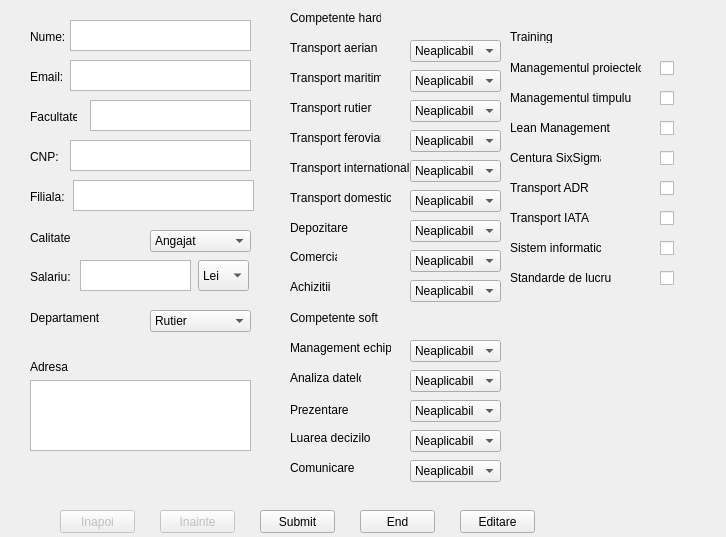
<?xml version="1.0" encoding="UTF-8"?>
<ui version="4.0">
 <class>personal</class>
 <widget class="QWidget" name="personal">
  <property name="geometry">
   <rect>
    <x>0</x>
    <y>0</y>
    <width>726</width>
    <height>537</height>
   </rect>
  </property>
  <property name="windowTitle">
   <string>Form</string>
  </property>
  <widget class="QWidget" name="widget" native="true">
   <property name="geometry">
    <rect>
     <x>0</x>
     <y>0</y>
     <width>731</width>
     <height>511</height>
    </rect>
   </property>
   <widget class="QLabel" name="label_2">
    <property name="geometry">
     <rect>
      <x>30</x>
      <y>30</y>
      <width>47</width>
      <height>13</height>
     </rect>
    </property>
    <property name="text">
     <string>Nume:</string>
    </property>
   </widget>
   <widget class="QLabel" name="label_3">
    <property name="geometry">
     <rect>
      <x>30</x>
      <y>70</y>
      <width>47</width>
      <height>13</height>
     </rect>
    </property>
    <property name="text">
     <string>Email:</string>
    </property>
   </widget>
   <widget class="QLabel" name="label_4">
    <property name="geometry">
     <rect>
      <x>30</x>
      <y>110</y>
      <width>47</width>
      <height>13</height>
     </rect>
    </property>
    <property name="text">
     <string>Facultate:</string>
    </property>
   </widget>
   <widget class="QLabel" name="label">
    <property name="geometry">
     <rect>
      <x>290</x>
      <y>310</y>
      <width>91</width>
      <height>16</height>
     </rect>
    </property>
    <property name="text">
     <string>Competente soft</string>
    </property>
   </widget>
   <widget class="QLabel" name="label_6">
    <property name="geometry">
     <rect>
      <x>290</x>
      <y>340</y>
      <width>101</width>
      <height>16</height>
     </rect>
    </property>
    <property name="text">
     <string>Management echipa</string>
    </property>
   </widget>
   <widget class="QLabel" name="label_7">
    <property name="geometry">
     <rect>
      <x>290</x>
      <y>370</y>
      <width>71</width>
      <height>16</height>
     </rect>
    </property>
    <property name="text">
     <string>Analiza datelor</string>
    </property>
   </widget>
   <widget class="QLabel" name="label_8">
    <property name="geometry">
     <rect>
      <x>290</x>
      <y>400</y>
      <width>61</width>
      <height>20</height>
     </rect>
    </property>
    <property name="text">
     <string>Prezentare</string>
    </property>
   </widget>
   <widget class="QLabel" name="label_9">
    <property name="geometry">
     <rect>
      <x>290</x>
      <y>430</y>
      <width>81</width>
      <height>16</height>
     </rect>
    </property>
    <property name="text">
     <string>Luarea decizilor</string>
    </property>
   </widget>
   <widget class="QLabel" name="label_10">
    <property name="geometry">
     <rect>
      <x>290</x>
      <y>460</y>
      <width>71</width>
      <height>16</height>
     </rect>
    </property>
    <property name="text">
     <string>Comunicare</string>
    </property>
   </widget>
   <widget class="QLabel" name="label_11">
    <property name="geometry">
     <rect>
      <x>290</x>
      <y>10</y>
      <width>91</width>
      <height>16</height>
     </rect>
    </property>
    <property name="text">
     <string>Competente hard</string>
    </property>
   </widget>
   <widget class="QLabel" name="label_12">
    <property name="geometry">
     <rect>
      <x>290</x>
      <y>40</y>
      <width>91</width>
      <height>16</height>
     </rect>
    </property>
    <property name="text">
     <string>Transport aerian</string>
    </property>
   </widget>
   <widget class="QLabel" name="label_13">
    <property name="geometry">
     <rect>
      <x>290</x>
      <y>70</y>
      <width>91</width>
      <height>16</height>
     </rect>
    </property>
    <property name="text">
     <string>Transport maritim</string>
    </property>
   </widget>
   <widget class="QLabel" name="label_14">
    <property name="geometry">
     <rect>
      <x>290</x>
      <y>100</y>
      <width>91</width>
      <height>16</height>
     </rect>
    </property>
    <property name="text">
     <string>Transport rutier</string>
    </property>
   </widget>
   <widget class="QLabel" name="label_15">
    <property name="geometry">
     <rect>
      <x>290</x>
      <y>130</y>
      <width>91</width>
      <height>16</height>
     </rect>
    </property>
    <property name="text">
     <string>Transport feroviar</string>
    </property>
   </widget>
   <widget class="QLabel" name="label_16">
    <property name="geometry">
     <rect>
      <x>290</x>
      <y>160</y>
      <width>121</width>
      <height>16</height>
     </rect>
    </property>
    <property name="text">
     <string>Transport international</string>
    </property>
   </widget>
   <widget class="QLabel" name="label_17">
    <property name="geometry">
     <rect>
      <x>290</x>
      <y>190</y>
      <width>101</width>
      <height>16</height>
     </rect>
    </property>
    <property name="text">
     <string>Transport domestic</string>
    </property>
   </widget>
   <widget class="QLabel" name="label_18">
    <property name="geometry">
     <rect>
      <x>290</x>
      <y>220</y>
      <width>61</width>
      <height>16</height>
     </rect>
    </property>
    <property name="text">
     <string>Depozitare</string>
    </property>
   </widget>
   <widget class="QLabel" name="label_19">
    <property name="geometry">
     <rect>
      <x>290</x>
      <y>250</y>
      <width>47</width>
      <height>13</height>
     </rect>
    </property>
    <property name="text">
     <string>Comercial</string>
    </property>
   </widget>
   <widget class="QLabel" name="label_20">
    <property name="geometry">
     <rect>
      <x>290</x>
      <y>280</y>
      <width>47</width>
      <height>13</height>
     </rect>
    </property>
    <property name="text">
     <string>Achizitii</string>
    </property>
   </widget>
   <widget class="QLabel" name="label_21">
    <property name="geometry">
     <rect>
      <x>510</x>
      <y>30</y>
      <width>47</width>
      <height>13</height>
     </rect>
    </property>
    <property name="text">
     <string>Training</string>
    </property>
   </widget>
   <widget class="QLabel" name="label_22">
    <property name="geometry">
     <rect>
      <x>510</x>
      <y>60</y>
      <width>131</width>
      <height>16</height>
     </rect>
    </property>
    <property name="text">
     <string>Managementul proiectelor</string>
    </property>
   </widget>
   <widget class="QLabel" name="label_23">
    <property name="geometry">
     <rect>
      <x>510</x>
      <y>90</y>
      <width>121</width>
      <height>16</height>
     </rect>
    </property>
    <property name="text">
     <string>Managementul timpului</string>
    </property>
   </widget>
   <widget class="QLabel" name="label_24">
    <property name="geometry">
     <rect>
      <x>510</x>
      <y>120</y>
      <width>101</width>
      <height>16</height>
     </rect>
    </property>
    <property name="text">
     <string>Lean Management</string>
    </property>
   </widget>
   <widget class="QLabel" name="label_25">
    <property name="geometry">
     <rect>
      <x>510</x>
      <y>150</y>
      <width>91</width>
      <height>16</height>
     </rect>
    </property>
    <property name="text">
     <string>Centura SixSigma</string>
    </property>
   </widget>
   <widget class="QLabel" name="label_26">
    <property name="geometry">
     <rect>
      <x>510</x>
      <y>180</y>
      <width>81</width>
      <height>16</height>
     </rect>
    </property>
    <property name="text">
     <string>Transport ADR</string>
    </property>
   </widget>
   <widget class="QLabel" name="label_27">
    <property name="geometry">
     <rect>
      <x>510</x>
      <y>210</y>
      <width>91</width>
      <height>16</height>
     </rect>
    </property>
    <property name="text">
     <string>Transport IATA</string>
    </property>
   </widget>
   <widget class="QLabel" name="label_28">
    <property name="geometry">
     <rect>
      <x>510</x>
      <y>240</y>
      <width>91</width>
      <height>16</height>
     </rect>
    </property>
    <property name="text">
     <string>Sistem informatic</string>
    </property>
   </widget>
   <widget class="QLabel" name="label_29">
    <property name="geometry">
     <rect>
      <x>510</x>
      <y>270</y>
      <width>101</width>
      <height>16</height>
     </rect>
    </property>
    <property name="text">
     <string>Standarde de lucru</string>
    </property>
   </widget>
   <widget class="QTextEdit" name="textEdit">
    <property name="geometry">
     <rect>
      <x>70</x>
      <y>20</y>
      <width>181</width>
      <height>31</height>
     </rect>
    </property>
   </widget>
   <widget class="QTextEdit" name="textEdit_2">
    <property name="geometry">
     <rect>
      <x>70</x>
      <y>60</y>
      <width>181</width>
      <height>31</height>
     </rect>
    </property>
   </widget>
   <widget class="QTextEdit" name="textEdit_3">
    <property name="geometry">
     <rect>
      <x>90</x>
      <y>100</y>
      <width>161</width>
      <height>31</height>
     </rect>
    </property>
   </widget>
   <widget class="QComboBox" name="comboBox">
    <property name="geometry">
     <rect>
      <x>410</x>
      <y>340</y>
      <width>91</width>
      <height>22</height>
     </rect>
    </property>
    <property name="currentIndex">
     <number>4</number>
    </property>
    <item>
     <property name="text">
      <string>Junior (10%)</string>
     </property>
    </item>
    <item>
     <property name="text">
      <string>Practicant (50%)</string>
     </property>
    </item>
    <item>
     <property name="text">
      <string>Senior (80%)</string>
     </property>
    </item>
    <item>
     <property name="text">
      <string>Maestru (100%)</string>
     </property>
    </item>
    <item>
     <property name="text">
      <string>Neaplicabil</string>
     </property>
    </item>
   </widget>
   <widget class="QComboBox" name="comboBox_2">
    <property name="geometry">
     <rect>
      <x>410</x>
      <y>370</y>
      <width>91</width>
      <height>22</height>
     </rect>
    </property>
    <property name="currentIndex">
     <number>4</number>
    </property>
    <item>
     <property name="text">
      <string>Junior (10%)</string>
     </property>
    </item>
    <item>
     <property name="text">
      <string>Practicant (50%)</string>
     </property>
    </item>
    <item>
     <property name="text">
      <string>Senior (80%)</string>
     </property>
    </item>
    <item>
     <property name="text">
      <string>Maestru (100%)</string>
     </property>
    </item>
    <item>
     <property name="text">
      <string>Neaplicabil</string>
     </property>
    </item>
   </widget>
   <widget class="QComboBox" name="comboBox_3">
    <property name="geometry">
     <rect>
      <x>410</x>
      <y>400</y>
      <width>91</width>
      <height>22</height>
     </rect>
    </property>
    <property name="currentIndex">
     <number>4</number>
    </property>
    <item>
     <property name="text">
      <string>Junior (10%)</string>
     </property>
    </item>
    <item>
     <property name="text">
      <string>Practicant (50%)</string>
     </property>
    </item>
    <item>
     <property name="text">
      <string>Senior (80%)</string>
     </property>
    </item>
    <item>
     <property name="text">
      <string>Maestru (100%)</string>
     </property>
    </item>
    <item>
     <property name="text">
      <string>Neaplicabil</string>
     </property>
    </item>
   </widget>
   <widget class="QComboBox" name="comboBox_4">
    <property name="geometry">
     <rect>
      <x>410</x>
      <y>430</y>
      <width>91</width>
      <height>22</height>
     </rect>
    </property>
    <property name="currentIndex">
     <number>4</number>
    </property>
    <item>
     <property name="text">
      <string>Junior (10%)</string>
     </property>
    </item>
    <item>
     <property name="text">
      <string>Practicant (50%)</string>
     </property>
    </item>
    <item>
     <property name="text">
      <string>Senior (80%)</string>
     </property>
    </item>
    <item>
     <property name="text">
      <string>Maestru (100%)</string>
     </property>
    </item>
    <item>
     <property name="text">
      <string>Neaplicabil</string>
     </property>
    </item>
   </widget>
   <widget class="QComboBox" name="comboBox_5">
    <property name="geometry">
     <rect>
      <x>410</x>
      <y>460</y>
      <width>91</width>
      <height>22</height>
     </rect>
    </property>
    <property name="currentIndex">
     <number>4</number>
    </property>
    <item>
     <property name="text">
      <string>Junior (10%)</string>
     </property>
    </item>
    <item>
     <property name="text">
      <string>Practicant (50%)</string>
     </property>
    </item>
    <item>
     <property name="text">
      <string>Senior (80%)</string>
     </property>
    </item>
    <item>
     <property name="text">
      <string>Maestru (100%)</string>
     </property>
    </item>
    <item>
     <property name="text">
      <string>Neaplicabil</string>
     </property>
    </item>
   </widget>
   <widget class="QComboBox" name="comboBox_6">
    <property name="geometry">
     <rect>
      <x>410</x>
      <y>40</y>
      <width>91</width>
      <height>22</height>
     </rect>
    </property>
    <property name="currentIndex">
     <number>4</number>
    </property>
    <item>
     <property name="text">
      <string>Junior (10%)</string>
     </property>
    </item>
    <item>
     <property name="text">
      <string>Practicant (50%)</string>
     </property>
    </item>
    <item>
     <property name="text">
      <string>Senior (80%)</string>
     </property>
    </item>
    <item>
     <property name="text">
      <string>Maestru (100%)</string>
     </property>
    </item>
    <item>
     <property name="text">
      <string>Neaplicabil</string>
     </property>
    </item>
   </widget>
   <widget class="QComboBox" name="comboBox_7">
    <property name="geometry">
     <rect>
      <x>410</x>
      <y>70</y>
      <width>91</width>
      <height>22</height>
     </rect>
    </property>
    <property name="currentIndex">
     <number>4</number>
    </property>
    <item>
     <property name="text">
      <string>Junior (10%)</string>
     </property>
    </item>
    <item>
     <property name="text">
      <string>Practicant (50%)</string>
     </property>
    </item>
    <item>
     <property name="text">
      <string>Senior (80%)</string>
     </property>
    </item>
    <item>
     <property name="text">
      <string>Maestru (100%)</string>
     </property>
    </item>
    <item>
     <property name="text">
      <string>Neaplicabil</string>
     </property>
    </item>
   </widget>
   <widget class="QComboBox" name="comboBox_8">
    <property name="geometry">
     <rect>
      <x>410</x>
      <y>100</y>
      <width>91</width>
      <height>22</height>
     </rect>
    </property>
    <property name="currentIndex">
     <number>4</number>
    </property>
    <item>
     <property name="text">
      <string>Junior (10%)</string>
     </property>
    </item>
    <item>
     <property name="text">
      <string>Practicant (50%)</string>
     </property>
    </item>
    <item>
     <property name="text">
      <string>Senior (80%)</string>
     </property>
    </item>
    <item>
     <property name="text">
      <string>Maestru (100%)</string>
     </property>
    </item>
    <item>
     <property name="text">
      <string>Neaplicabil</string>
     </property>
    </item>
   </widget>
   <widget class="QComboBox" name="comboBox_9">
    <property name="geometry">
     <rect>
      <x>410</x>
      <y>130</y>
      <width>91</width>
      <height>22</height>
     </rect>
    </property>
    <property name="currentIndex">
     <number>4</number>
    </property>
    <item>
     <property name="text">
      <string>Junior (10%)</string>
     </property>
    </item>
    <item>
     <property name="text">
      <string>Practicant (50%)</string>
     </property>
    </item>
    <item>
     <property name="text">
      <string>Senior (80%)</string>
     </property>
    </item>
    <item>
     <property name="text">
      <string>Maestru (100%)</string>
     </property>
    </item>
    <item>
     <property name="text">
      <string>Neaplicabil</string>
     </property>
    </item>
   </widget>
   <widget class="QComboBox" name="comboBox_10">
    <property name="geometry">
     <rect>
      <x>410</x>
      <y>160</y>
      <width>91</width>
      <height>22</height>
     </rect>
    </property>
    <property name="currentIndex">
     <number>4</number>
    </property>
    <item>
     <property name="text">
      <string>Junior (10%)</string>
     </property>
    </item>
    <item>
     <property name="text">
      <string>Practicant (50%)</string>
     </property>
    </item>
    <item>
     <property name="text">
      <string>Senior (80%)</string>
     </property>
    </item>
    <item>
     <property name="text">
      <string>Maestru (100%)</string>
     </property>
    </item>
    <item>
     <property name="text">
      <string>Neaplicabil</string>
     </property>
    </item>
   </widget>
   <widget class="QComboBox" name="comboBox_11">
    <property name="geometry">
     <rect>
      <x>410</x>
      <y>190</y>
      <width>91</width>
      <height>22</height>
     </rect>
    </property>
    <property name="currentIndex">
     <number>4</number>
    </property>
    <item>
     <property name="text">
      <string>Junior (10%)</string>
     </property>
    </item>
    <item>
     <property name="text">
      <string>Practicant (50%)</string>
     </property>
    </item>
    <item>
     <property name="text">
      <string>Senior (80%)</string>
     </property>
    </item>
    <item>
     <property name="text">
      <string>Maestru (100%)</string>
     </property>
    </item>
    <item>
     <property name="text">
      <string>Neaplicabil</string>
     </property>
    </item>
   </widget>
   <widget class="QComboBox" name="comboBox_12">
    <property name="geometry">
     <rect>
      <x>410</x>
      <y>220</y>
      <width>91</width>
      <height>22</height>
     </rect>
    </property>
    <property name="currentIndex">
     <number>4</number>
    </property>
    <item>
     <property name="text">
      <string>Junior (10%)</string>
     </property>
    </item>
    <item>
     <property name="text">
      <string>Practicant (50%)</string>
     </property>
    </item>
    <item>
     <property name="text">
      <string>Senior (80%)</string>
     </property>
    </item>
    <item>
     <property name="text">
      <string>Maestru (100%)</string>
     </property>
    </item>
    <item>
     <property name="text">
      <string>Neaplicabil</string>
     </property>
    </item>
   </widget>
   <widget class="QComboBox" name="comboBox_13">
    <property name="geometry">
     <rect>
      <x>410</x>
      <y>250</y>
      <width>91</width>
      <height>22</height>
     </rect>
    </property>
    <property name="currentIndex">
     <number>4</number>
    </property>
    <item>
     <property name="text">
      <string>Junior (10%)</string>
     </property>
    </item>
    <item>
     <property name="text">
      <string>Practicant (50%)</string>
     </property>
    </item>
    <item>
     <property name="text">
      <string>Senior (80%)</string>
     </property>
    </item>
    <item>
     <property name="text">
      <string>Maestru (100%)</string>
     </property>
    </item>
    <item>
     <property name="text">
      <string>Neaplicabil</string>
     </property>
    </item>
   </widget>
   <widget class="QComboBox" name="comboBox_14">
    <property name="geometry">
     <rect>
      <x>410</x>
      <y>280</y>
      <width>91</width>
      <height>22</height>
     </rect>
    </property>
    <property name="currentIndex">
     <number>4</number>
    </property>
    <item>
     <property name="text">
      <string>Junior (10%)</string>
     </property>
    </item>
    <item>
     <property name="text">
      <string>Practicant (50%)</string>
     </property>
    </item>
    <item>
     <property name="text">
      <string>Senior (80%)</string>
     </property>
    </item>
    <item>
     <property name="text">
      <string>Maestru (100%)</string>
     </property>
    </item>
    <item>
     <property name="text">
      <string>Neaplicabil</string>
     </property>
    </item>
   </widget>
   <widget class="QCheckBox" name="checkBox_2">
    <property name="geometry">
     <rect>
      <x>660</x>
      <y>60</y>
      <width>70</width>
      <height>17</height>
     </rect>
    </property>
    <property name="text">
     <string/>
    </property>
   </widget>
   <widget class="QCheckBox" name="checkBox_3">
    <property name="geometry">
     <rect>
      <x>660</x>
      <y>90</y>
      <width>70</width>
      <height>17</height>
     </rect>
    </property>
    <property name="text">
     <string/>
    </property>
   </widget>
   <widget class="QCheckBox" name="checkBox_4">
    <property name="geometry">
     <rect>
      <x>660</x>
      <y>120</y>
      <width>70</width>
      <height>17</height>
     </rect>
    </property>
    <property name="text">
     <string/>
    </property>
   </widget>
   <widget class="QCheckBox" name="checkBox_5">
    <property name="geometry">
     <rect>
      <x>660</x>
      <y>150</y>
      <width>70</width>
      <height>17</height>
     </rect>
    </property>
    <property name="text">
     <string/>
    </property>
   </widget>
   <widget class="QCheckBox" name="checkBox_6">
    <property name="geometry">
     <rect>
      <x>660</x>
      <y>180</y>
      <width>70</width>
      <height>17</height>
     </rect>
    </property>
    <property name="text">
     <string/>
    </property>
   </widget>
   <widget class="QCheckBox" name="checkBox_7">
    <property name="geometry">
     <rect>
      <x>660</x>
      <y>210</y>
      <width>70</width>
      <height>17</height>
     </rect>
    </property>
    <property name="text">
     <string/>
    </property>
   </widget>
   <widget class="QCheckBox" name="checkBox_8">
    <property name="geometry">
     <rect>
      <x>660</x>
      <y>240</y>
      <width>70</width>
      <height>17</height>
     </rect>
    </property>
    <property name="text">
     <string/>
    </property>
   </widget>
   <widget class="QCheckBox" name="checkBox_9">
    <property name="geometry">
     <rect>
      <x>660</x>
      <y>270</y>
      <width>70</width>
      <height>17</height>
     </rect>
    </property>
    <property name="text">
     <string/>
    </property>
   </widget>
   <widget class="QLabel" name="label_30">
    <property name="geometry">
     <rect>
      <x>30</x>
      <y>150</y>
      <width>47</width>
      <height>13</height>
     </rect>
    </property>
    <property name="text">
     <string>CNP:</string>
    </property>
   </widget>
   <widget class="QTextEdit" name="textEdit_4">
    <property name="geometry">
     <rect>
      <x>70</x>
      <y>140</y>
      <width>181</width>
      <height>31</height>
     </rect>
    </property>
   </widget>
   <widget class="QLabel" name="label_31">
    <property name="geometry">
     <rect>
      <x>30</x>
      <y>190</y>
      <width>47</width>
      <height>13</height>
     </rect>
    </property>
    <property name="text">
     <string>Filiala:</string>
    </property>
   </widget>
   <widget class="QTextEdit" name="textEdit_5">
    <property name="geometry">
     <rect>
      <x>73</x>
      <y>180</y>
      <width>181</width>
      <height>31</height>
     </rect>
    </property>
   </widget>
   <widget class="QLabel" name="label_32">
    <property name="geometry">
     <rect>
      <x>30</x>
      <y>360</y>
      <width>47</width>
      <height>13</height>
     </rect>
    </property>
    <property name="text">
     <string>Adresa</string>
    </property>
   </widget>
   <widget class="QTextEdit" name="textEdit_6">
    <property name="geometry">
     <rect>
      <x>30</x>
      <y>380</y>
      <width>221</width>
      <height>71</height>
     </rect>
    </property>
   </widget>
   <widget class="QLabel" name="label_33">
    <property name="geometry">
     <rect>
      <x>30</x>
      <y>270</y>
      <width>47</width>
      <height>13</height>
     </rect>
    </property>
    <property name="text">
     <string>Salariu:</string>
    </property>
   </widget>
   <widget class="QLabel" name="label_34">
    <property name="geometry">
     <rect>
      <x>30</x>
      <y>230</y>
      <width>81</width>
      <height>16</height>
     </rect>
    </property>
    <property name="text">
     <string>Calitate</string>
    </property>
   </widget>
   <widget class="QLabel" name="label_35">
    <property name="geometry">
     <rect>
      <x>30</x>
      <y>310</y>
      <width>71</width>
      <height>16</height>
     </rect>
    </property>
    <property name="text">
     <string>Departament</string>
    </property>
   </widget>
   <widget class="QTextEdit" name="textEdit_7">
    <property name="geometry">
     <rect>
      <x>80</x>
      <y>260</y>
      <width>111</width>
      <height>31</height>
     </rect>
    </property>
   </widget>
   <widget class="QComboBox" name="comboBox_16">
    <property name="geometry">
     <rect>
      <x>150</x>
      <y>230</y>
      <width>101</width>
      <height>22</height>
     </rect>
    </property>
    <item>
     <property name="text">
      <string>Angajat</string>
     </property>
    </item>
    <item>
     <property name="text">
      <string>Manager</string>
     </property>
    </item>
    <item>
     <property name="text">
      <string>Administrator</string>
     </property>
    </item>
   </widget>
   <widget class="QComboBox" name="comboBox_17">
    <property name="geometry">
     <rect>
      <x>150</x>
      <y>310</y>
      <width>101</width>
      <height>22</height>
     </rect>
    </property>
    <item>
     <property name="text">
      <string>Rutier</string>
     </property>
    </item>
    <item>
     <property name="text">
      <string>Depozitare</string>
     </property>
    </item>
    <item>
     <property name="text">
      <string>Maritim</string>
     </property>
    </item>
    <item>
     <property name="text">
      <string>Aerian</string>
     </property>
    </item>
    <item>
     <property name="text">
      <string>Feroviar</string>
     </property>
    </item>
   </widget>
   <widget class="QComboBox" name="comboBox_15">
    <property name="geometry">
     <rect>
      <x>198</x>
      <y>260</y>
      <width>51</width>
      <height>31</height>
     </rect>
    </property>
    <item>
     <property name="text">
      <string>Lei</string>
     </property>
    </item>
    <item>
     <property name="text">
      <string>Euro</string>
     </property>
    </item>
   </widget>
  </widget>
  <widget class="QPushButton" name="pushButton">
   <property name="geometry">
    <rect>
     <x>260</x>
     <y>510</y>
     <width>75</width>
     <height>23</height>
    </rect>
   </property>
   <property name="minimumSize">
    <size>
     <width>75</width>
     <height>0</height>
    </size>
   </property>
   <property name="text">
    <string>Submit</string>
   </property>
  </widget>
  <widget class="QPushButton" name="pushButton_2">
   <property name="geometry">
    <rect>
     <x>360</x>
     <y>510</y>
     <width>75</width>
     <height>23</height>
    </rect>
   </property>
   <property name="text">
    <string>End</string>
   </property>
  </widget>
  <widget class="QPushButton" name="pushButton_4">
   <property name="enabled">
    <bool>false</bool>
   </property>
   <property name="geometry">
    <rect>
     <x>160</x>
     <y>510</y>
     <width>75</width>
     <height>23</height>
    </rect>
   </property>
   <property name="text">
    <string>Inainte</string>
   </property>
  </widget>
  <widget class="QPushButton" name="pushButton_5">
   <property name="geometry">
    <rect>
     <x>460</x>
     <y>510</y>
     <width>75</width>
     <height>23</height>
    </rect>
   </property>
   <property name="text">
    <string>Editare</string>
   </property>
  </widget>
  <widget class="QPushButton" name="pushButton_3">
   <property name="enabled">
    <bool>false</bool>
   </property>
   <property name="geometry">
    <rect>
     <x>60</x>
     <y>510</y>
     <width>75</width>
     <height>23</height>
    </rect>
   </property>
   <property name="text">
    <string>Inapoi</string>
   </property>
  </widget>
 </widget>
 <resources/>
 <connections/>
</ui>
